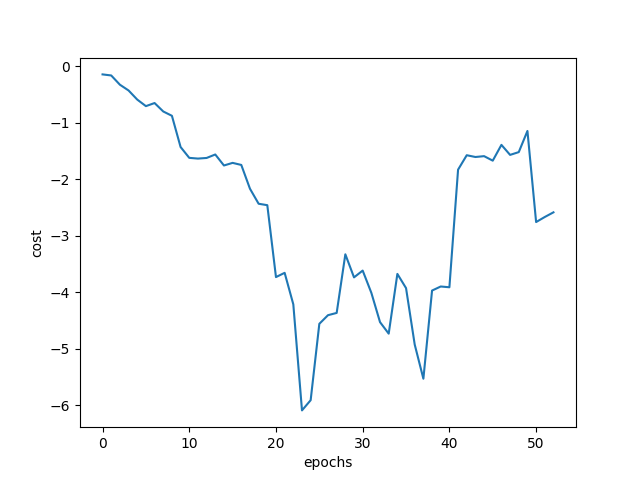

The Python source for this figure:
#!/usr/bin/env python
# coding: utf-8

# In[101]:


import pandas as pd
import numpy as np
import matplotlib.pyplot as plt
import math
import random


# In[102]:


train_data = pd.read_csv("concrete/train.csv",header=None)
test_data = pd.read_csv("concrete/test.csv",header=None)


# In[180]:


X = train_data.iloc[:,:-1]
Y = train_data.iloc[:,-1]
X_train = np.column_stack(([1]*X.shape[0], X))
m,n = X_train.shape
weights = np.array([0]*n)
X = np.array(X_train)
Y = np.array(Y)
r = 1
iterations = 1000
cost = []
weights_new = []


# In[181]:


cost_at_step = []
def gradient_dw(x,y,w,grad_dw):
    for i in range(len(x)):
        pred = np.dot(w.T,x)
        grad_dw[i] = -(y-pred)*x[i]
    return grad_dw
c=0
r = 0.026
while 1:
    dw = [0]*n
    for j in range(len(X)):
        dw = gradient_dw(X[j],Y[j],weights,dw)
        weights_new = weights - r * np.array(dw)
        weights = weights_new
        cost_at_step.append((1/2)*sum(Y - np.matmul(weights,X.T)**2))
    if np.count_nonzero(abs(weights_new - weights)<10**-6):     
        c=1
        break


# In[217]:


def lms(true,pred):
    return (1/len(true))*sum((true-pred)**2)


# In[218]:


pred = np.matmul(X,weights)
print("train error : ",lms(Y,pred))


# In[219]:


X_t = test_data.iloc[:,:-1]
Y_t = test_data.iloc[:,-1]
X_test = np.column_stack(([1]*X_t.shape[0], X_t))


# In[220]:


pred = np.matmul(X_test,weights)
print("test error : ",lms(Y_t,pred))

# In[222]:


print("For the learning rate {} the learned weight vector is {} and the bias is {}".format(r,weights,weights[0]))


plt.plot(range(len(cost_at_step)),cost_at_step)
plt.xlabel("epochs")
plt.ylabel("cost")
plt.show()

# In[ ]:


# array([-0.09837721, -0.00527654, -0.15806833, -0.10269378,  0.25521574,
#         0.01820533,  0.06697443,  0.0168134 ])


# In[ ]:


# array([-0.14399895,  0.00075001, -0.10124961, -0.0539995 ,  0.26024854,
#        -0.09749965,  0.01668665,  0.01349979])


# In[196]:


# np.dot(np.linalg.inv(np.dot(X,X.T)) , np.dot(X.T,Y))


# In[216]:


# #4c
# np.dot(np.linalg.inv(np.dot(X.T,X)),np.dot(X.T,Y))


# In[ ]:
